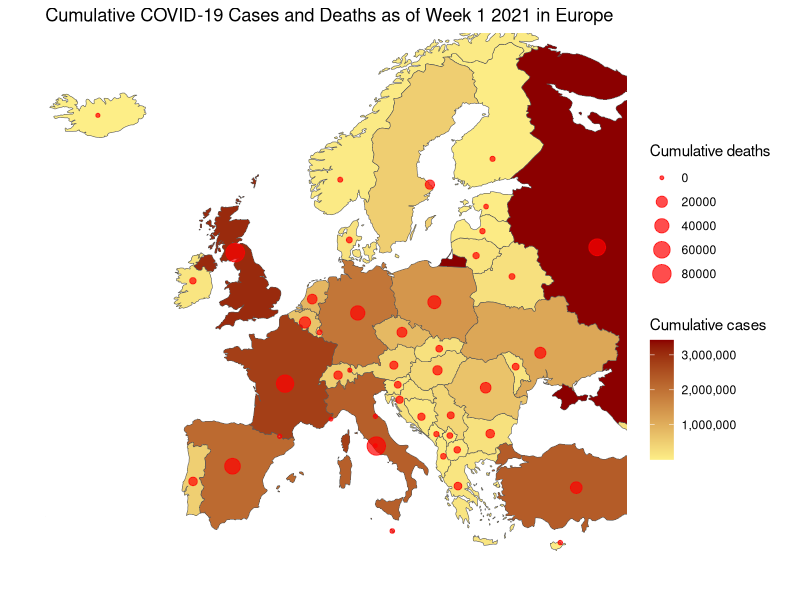

Generate this figure with R:
library(ggplot2)
library(tidyr)
library(tidyverse)
library(sf)
library(dplyr)
library(scales)
library(rnaturalearth)
library(rnaturalearthdata)

european_countries = c("ALB", "AND", "ARM", "AUT", "AZE", "BLR", "BEL", "BIH",
                       "BGR", "HRV", "CYP", "CZE", "DNK", "EST", "FIN", "FRA",
                       "GEO", "DEU", "GRC", "HUN", "ISL", "IRL", "ITA", "KAZ",
                       "XKX", "LVA", "LIE", "LTU", "LUX", "MLT", "MDA", "MCO",
                       "MNE", "NLD", "MKD", "NOR", "POL", "PRT", "ROU", "RUS",
                       "SMR", "SRB", "SVK", "SVN", "ESP", "SWE", "CHE", "TUR",
                       "UKR", "GBR", "VAT")
# Data source:
# https://data.europa.eu/data/datasets/covid-19-coronavirus-data-weekly-from-17-december-2020?locale=en
df <- read.csv("covid19_data.csv")

df_filtered_cases <- filter(df, year_week == "2021-01" & indicator == "cases" & country_code %in% european_countries)
df_filtered_deaths <- filter(df, year_week == "2021-01" & indicator == "deaths" & country_code %in% european_countries)

covid19_eu_data <- data.frame(
  gu_a3 = df_filtered_cases$country_code,
  name = df_filtered_cases$country,
  cumulative_cases = df_filtered_cases$cumulative_count,
  cumulative_deaths = df_filtered_deaths$cumulative_count
)

# Manually add latitudes and longitudes
covid19_eu_data <- data.frame(latitude = c(41.153332,42.546245,40.069099,47.516231,
                                                  40.143105,53.709807,50.503887,43.915886,
                                                  42.733883,45.1,35.126413,49.817492,
                                                  56.26392,58.595272,61.92411,46.227638,
                                                  42.315407,51.165691,39.074208,47.162494,
                                                  64.963051,53.41291,41.87194,48.019573,
                                                  42.602636,56.879635,47.166,55.169438,
                                                  49.815273,35.937496,47.411631,43.750298,
                                                  42.708678,52.132633,41.608635,60.472024,
                                                  51.919438,39.399872,45.943161,55.751244,
                                                  43.94236,44.016521,48.669026,46.151241,
                                                  40.463667,60.128161,46.818188,41.902916,
                                                  38.963745,48.379433,55.378051),
                                     covid19_eu_data)

covid19_eu_data <- data.frame(longitude = c(20.168331,1.601554,45.038189,14.550072,
                                                   47.576927,27.953389,4.469936,17.679076,
                                                   25.48583,15.2,33.429859,15.472962,
                                                   9.501785,25.013607,25.748151,2.213749,
                                                   43.356892,10.451526,21.824312,19.503304,
                                                   -19.020835,-8.24389,12.56738,66.923684,
                                                   20.902977,24.603189,9.555373,23.881275,
                                                   6.129583,14.375416,28.369885,7.412841,
                                                   19.37439,5.291266,21.745275,8.468946,
                                                   19.145136,-8.224454,24.96676,37.618423,
                                                   12.457777,21.005859,19.699024,14.995463,
                                                   -3.74922,18.643501,8.227512,12.453389,
                                                   35.243322,31.16558,-3.435973),
                                     covid19_eu_data)

covid19_eu_data$gu_a3[25] = "KOS" #XKX TO KOS

world <- ne_countries(scale = "medium", returnclass = "sf")

plot_data <- merge(world, covid19_eu_data, by = "gu_a3")

ggplot(data=plot_data) +
  geom_sf(aes(fill = cumulative_cases)) +
  scale_fill_gradient(low = "#FDEE87", high = "darkred", na.value = NA, labels=comma) +
  geom_point(data = covid19_eu_data, 
             aes(x = longitude, y = latitude, size=cumulative_deaths), 
             alpha = 0.7, shape = 19, color="red") +
  coord_sf(xlim = c(-22, 38), ylim = c(35, 69)) +
  ggtitle("Cumulative COVID-19 Cases and Deaths as of Week 1 2021 in Europe") +
  labs(fill="Cumulative cases", size="Cumulative deaths") +
  theme(axis.text.x = element_blank(),
        axis.text.y = element_blank(),
        axis.ticks = element_blank(),
        rect = element_blank()) +
  xlab("") + ylab("")



  
